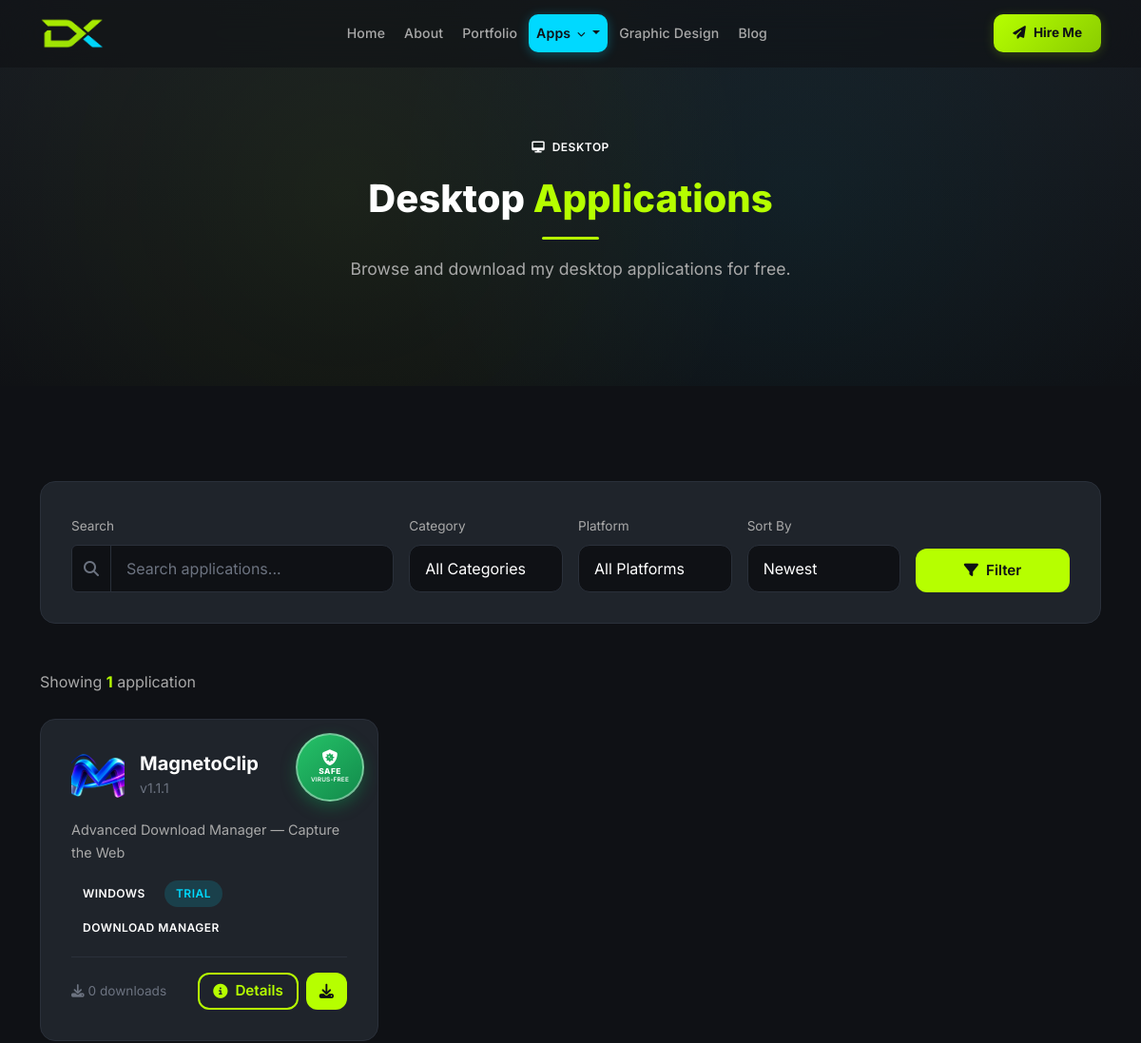
Before: /desktop-apps/ (upper part) with the older database file.
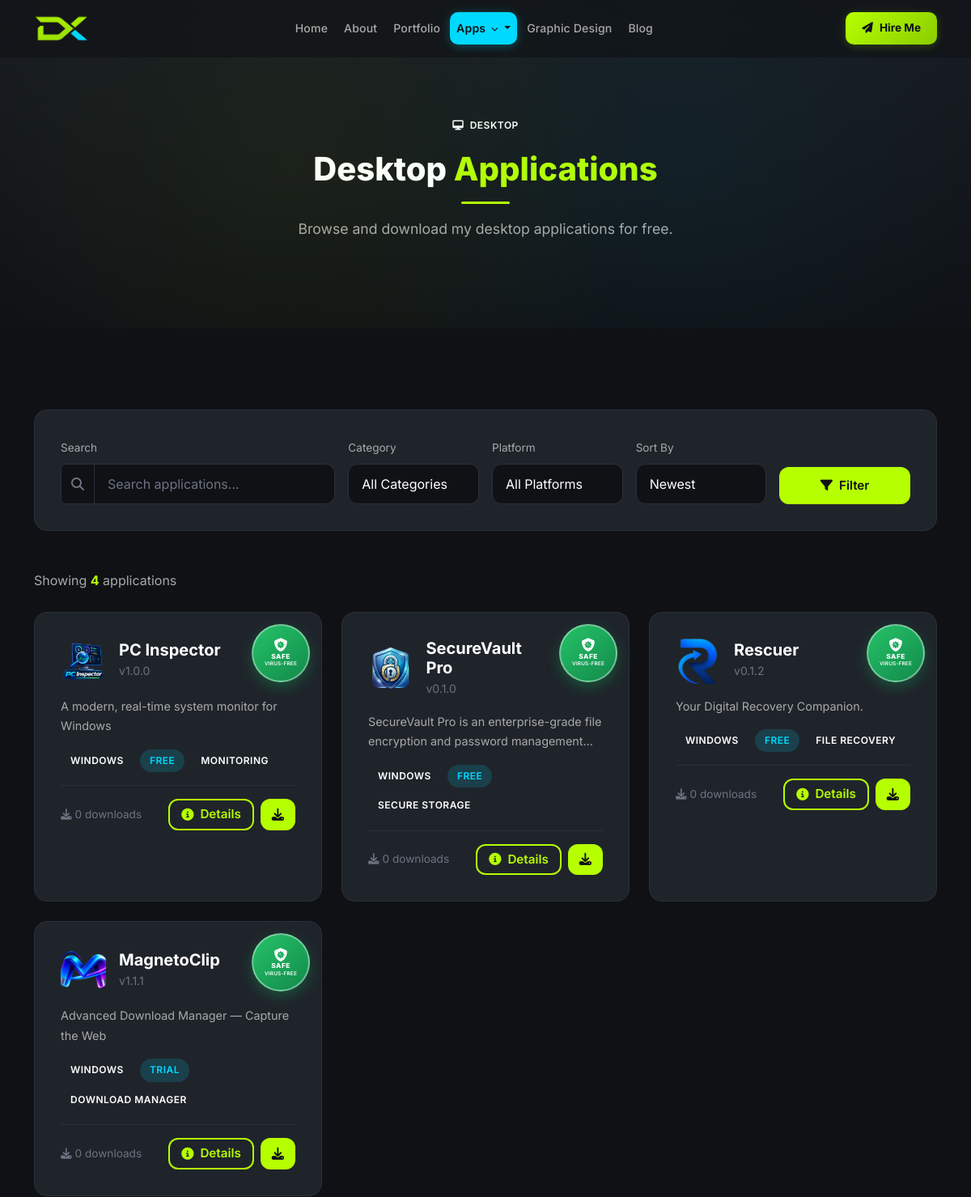
After: the same page with the newer database file.
### apps/core/models.py (models this page shows, shortened)
class SiteSettings(models.Model):
    site_name = models.CharField(max_length=200, default='DevPortfolio')
    site_tagline = models.CharField(max_length=300, blank=True)
    logo = models.ImageField(upload_to='uploads/site/', blank=True, null=True)
    favicon = models.ImageField(upload_to='uploads/site/', blank=True, null=True)
    hero_title = models.CharField(max_length=300, blank=True)
    hero_subtitle = models.TextField(blank=True)
    hero_cta_text = models.CharField(max_length=100, default='View Portfolio')
    hero_cta_url = models.CharField(max_length=300, default='/portfolio/')
    about_image = models.ImageField(upload_to='uploads/site/', blank=True, null=True)
    footer_text = models.TextField(blank=True)
    meta_title = models.CharField(max_length=200, blank=True)
    meta_description = models.TextField(blank=True)
    meta_keywords = models.TextField(blank=True)
    og_image = models.ImageField(upload_to='uploads/site/', blank=True, null=True)
    google_analytics_code = models.TextField(blank=True)
    email = models.EmailField(blank=True)
    phone = models.CharField(max_length=20, blank=True)
    address = models.TextField(blank=True)
    github_url = models.URLField(blank=True)
    linkedin_url = models.URLField(blank=True)
    twitter_url = models.URLField(blank=True)
    youtube_url = models.URLField(blank=True)
    facebook_url = models.URLField(blank=True)
    instagram_url = models.URLField(blank=True)
    updated_at = models.DateTimeField(auto_now=True)
    class Meta:
        verbose_name = 'Site Settings'
        verbose_name_plural = 'Site Settings'
    @classmethod
    def load(cls):
        obj, created = cls.objects.get_or_create(pk=1)
        return obj

### apps/desktop_apps/models.py (models this page shows, shortened)
class DesktopApplication(models.Model):
    PLATFORM_CHOICES = [
        ('windows', 'Windows'),
        ('macos', 'macOS'),
        ('linux', 'Linux'),
        ('cross_platform', 'Cross Platform'),
    ]
    LICENSE_CHOICES = [
        ('free', 'Free'),
        ('open_source', 'Open Source'),
        ('freemium', 'Freemium'),
        ('trial', 'Trial'),
        ('paid', 'Paid'),
    ]
    name = models.CharField(max_length=200)
    slug = models.SlugField(max_length=200, unique=True)
    category = models.ForeignKey(ApplicationCategory, on_delete=models.SET_NULL, null=True, related_name='applications')
    short_description = models.CharField(max_length=300)
    description = models.TextField()
    version = models.CharField(max_length=50, default='1.0.0')
    developer = models.CharField(max_length=200, blank=True)
    platform = models.CharField(max_length=20, choices=PLATFORM_CHOICES, default='windows')
    license_type = models.CharField(max_length=20, choices=LICENSE_CHOICES, default='free')
    file_size = models.CharField(max_length=50, blank=True)
    release_date = models.DateField(blank=True, null=True)
    minimum_requirements = models.TextField(blank=True)
    installation_instructions = models.TextField(blank=True)
    logo = models.ImageField(upload_to='uploads/app_icons/', blank=True, null=True)
    banner = models.ImageField(upload_to='uploads/app_banners/', blank=True, null=True)
    installer_url = models.URLField(
        'installer file URL', max_length=500, blank=True,
        help_text='Direct URL to the installer file (GitHub Releases, S3, Dropbox, etc.).',
    )
    zip_url = models.URLField(
        'ZIP file URL', max_length=500, blank=True,
        help_text='Optional direct URL to a ZIP archive of the app.',
    )
    website_url = models.URLField(blank=True)
    github_url = models.URLField(blank=True)
    featured = models.BooleanField(default=False)
    published = models.BooleanField(default=True)
    download_count = models.PositiveIntegerField(default=0)
    meta_title = models.CharField(max_length=200, blank=True)
    meta_description = models.TextField(blank=True)
    created_at = models.DateTimeField(auto_now_add=True)
    updated_at = models.DateTimeField(auto_now=True)
    class Meta:
        ordering = ['-created_at']
        verbose_name = 'Desktop Application'
        verbose_name_plural = 'Desktop Applications'
    def get_absolute_url(self):
        return reverse('desktop_apps:app_detail', kwargs={'slug': self.slug})

class ApplicationCategory(models.Model):
    name = models.CharField(max_length=100)
    slug = models.SlugField(max_length=100, unique=True)
    icon = models.CharField(max_length=100, blank=True)
    description = models.TextField(blank=True)
    display_order = models.PositiveIntegerField(default=0)
    class Meta:
        ordering = ['display_order']
        verbose_name = 'Application Category'
        verbose_name_plural = 'Application Categories'

### apps/desktop_apps/views.py (the view)
# urls.py: path('desktop-apps/', views.AppListView.as_view(), name='app_list'),
class AppListView(ListView):
    model = DesktopApplication
    template_name = 'desktop_apps/app_list.html'
    context_object_name = 'applications'
    paginate_by = 12
    def get_queryset(self):
        qs = DesktopApplication.objects.filter(published=True)
        category = self.request.GET.get('category')
        platform = self.request.GET.get('platform')
        search = self.request.GET.get('q')
        sort = self.request.GET.get('sort', '-created_at')
        if category:
            qs = qs.filter(category__slug=category)
        if platform:
            qs = qs.filter(platform=platform)
        if search:
            qs = qs.filter(name__icontains=search)
        valid_sort = ['-created_at', 'name', '-download_count', 'release_date', '-release_date']
        if sort in valid_sort:
            qs = qs.order_by(sort)
        return qs
    def get_context_data(self, **kwargs):
        context = super().get_context_data(**kwargs)
        context['categories'] = ApplicationCategory.objects.all()
        context['current_category'] = self.request.GET.get('category', '')
        context['current_platform'] = self.request.GET.get('platform', '')
        context['search_query'] = self.request.GET.get('q', '')
        context['current_sort'] = self.request.GET.get('sort', '-created_at')
        context['total_count'] = self.get_queryset().count()
        return context

### apps/core/context_processors.py (called while the page is built)
def site_settings_context(request):
    try:
        settings = SiteSettings.load()
    except Exception:
        settings = None
    return {'site_settings': settings}

### templates/desktop_apps/app_list.html (shortened to what this page needs)
{% extends 'base.html' %}
{% load humanize %}
{% block content %}
<div class="page-header">
    <div class="container">
        <div class="row justify-content-center">
            <div class="col-lg-8 text-center" data-aos="fade-up">
                <span class="badge-custom mb-3"><i class="fas fa-desktop me-1"></i> Desktop</span>
                <h1 class="section-title">Desktop <span class="accent">Applications</span></h1>
                <div class="divider divider-center"></div>
                <p class="section-subtitle">Browse and download my desktop applications for free.</p>
            </div>
        </div>
    </div>
</div>
<section class="section-padding">
    <div class="container">
        <div class="card-custom mb-5" data-aos="fade-up">
            <form method="get" class="row g-3 align-items-end">
                <div class="col-lg-4 col-md-6">
                    <label class="form-label" style="color:var(--text-muted);font-size:0.85rem;">Search</label>
                    <div class="input-group">
                        <span class="input-group-text" style="background:var(--bg-primary);border-color:var(--border-color);color:var(--text-dim);"><i class="fas fa-search"></i></span>
                        <input type="text" name="q" class="form-control form-control-custom" placeholder="Search applications..." value="{{ search_query }}">
                    </div>
                </div>
                <div class="col-lg-2 col-md-6">
                    <label class="form-label" style="color:var(--text-muted);font-size:0.85rem;">Category</label>
                    <select name="category" class="form-select form-control-custom">
                        <option value="">All Categories</option>
                    </select>
                </div>
                <div class="col-lg-2 col-md-6">
                    <label class="form-label" style="color:var(--text-muted);font-size:0.85rem;">Platform</label>
                    <select name="platform" class="form-select form-control-custom">
                        <option value="">All Platforms</option>
                    </select>
                </div>
                <div class="col-lg-2 col-md-6">
                    <label class="form-label" style="color:var(--text-muted);font-size:0.85rem;">Sort By</label>
                    <select name="sort" class="form-select form-control-custom">
                        <option value="-created_at" {% if current_sort == '-created_at' %}selected{% endif %}>Newest</option>
                    </select>
                </div>
                <div class="col-lg-2 col-md-6">
                    <button type="submit" class="btn btn-primary-custom w-100 justify-content-center">
                        <i class="fas fa-filter"></i> Filter
                    </button>
                </div>
            </form>
        </div>
        <div class="d-flex flex-wrap justify-content-between align-items-center gap-2 mb-4">
            <p style="color:var(--text-muted);margin:0;">Showing <strong style="color:var(--accent-primary);">{{ total_count }}</strong> application{{ total_count|pluralize }}</p>
        </div>
        <div class="row g-4">
            {% for app in applications %}
            <div class="col-lg-4 col-md-6" data-aos="fade-up" data-aos-delay="{{ forloop.counter0|divisibleby:3|yesno:'100,200,300' }}">
                <div class="card-custom h-100 hover-lift">
                    {% include 'includes/app_safe_badge.html' %}
                    <div class="d-flex align-items-center gap-3 mb-3" style="padding-right:64px;">
                        {% if app.logo %}
                        <img src="{{ app.logo.url }}" alt="{{ app.name }}" style="width:56px;height:56px;border-radius:12px;object-fit:cover;">
                        {% else %}
                        <div style="width:56px;height:56px;border-radius:12px;background:linear-gradient(135deg,var(--accent-primary),var(--accent-secondary));display:flex;align-items:center;justify-content:center;flex-shrink:0;">
                            <i class="fas fa-cube" style="color:var(--bg-primary);font-size:1.3rem;"></i>
                        </div>
                        {% endif %}
                        <div>
                            <h5 class="fw-bold mb-0">{{ app.name }}</h5>
                            <small style="color:var(--text-dim);">v{{ app.version }}</small>
                        </div>
                    </div>
                    <p style="color:var(--text-muted);font-size:0.9rem;display:-webkit-box;-webkit-line-clamp:2;-webkit-box-orient:vertical;overflow:hidden;">{{ app.short_description }}</p>
                    <div class="d-flex flex-wrap gap-2 mb-3">
                        <span class="badge-custom">{{ app.get_platform_display }}</span>
                        <span class="badge-custom" style="background:rgba(0,217,255,0.15);color:var(--accent-secondary);border-color:rgba(0,217,255,0.3);">{{ app.get_license_type_display }}</span>
                        {% if app.category %}
                        <span class="badge-custom">{{ app.category.name }}</span>
                        {% endif %}
                    </div>
                    <div class="d-flex flex-wrap align-items-center justify-content-between gap-2 mt-auto pt-3" style="border-top:1px solid var(--border-color);">
                        <span style="color:var(--text-dim);font-size:0.85rem;">
                            <i class="fas fa-download me-1"></i>{{ app.download_count|intcomma }} downloads
                        </span>
                        <div class="d-flex flex-wrap gap-2">
                            <a href="{{ app.get_absolute_url }}" class="btn btn-sm btn-outline-custom" style="padding:6px 14px;">
                                <i class="fas fa-info-circle"></i> Details
                            </a>
                            {% if app.installer_url or app.zip_url %}
                            <a href="{% url 'desktop_apps:download_app' app.slug %}" class="btn btn-sm btn-primary-custom" style="padding:6px 14px;">
                                <i class="fas fa-download"></i>
                            </a>
                            {% endif %}
                        </div>
                    </div>
                </div>
            </div>
            {% endfor %}
        </div>
    </div>
</section>
{% endblock %}

### templates/base.html (shortened to what this page needs)
{% load static %}
<!DOCTYPE html>
<html lang="en" data-bs-theme="dark">
<head>
    <link href="https://cdn.jsdelivr.net/npm/bootstrap@5.3.3/dist/css/bootstrap.min.css" rel="stylesheet">
    <link href="https://cdnjs.cloudflare.com/ajax/libs/font-awesome/6.5.1/css/all.min.css" rel="stylesheet">
    <link href="https://unpkg.com/aos@2.3.1/dist/aos.css" rel="stylesheet">
    <link href="https://cdn.jsdelivr.net/npm/swiper@11/swiper-bundle.min.css" rel="stylesheet">
    <link href="{% static 'css/main.css' %}" rel="stylesheet">
</head>
<body>
    {% include 'includes/navbar.html' %}
    <main id="main-content">
        {% block content %}{% endblock %}
    </main>
</body>
</html>

### templates/includes/navbar.html (shortened to what this page needs)
<nav class="navbar navbar-expand-lg navbar-dark fixed-top" id="mainNav">
    <div class="container">
        <a class="navbar-brand d-flex align-items-center gap-2" href="{% url 'core:home' %}" aria-label="{{ site_settings.site_name|default:'DevPortfolio' }} home">
            {% if site_settings.logo %}
            <img src="{{ site_settings.logo.url }}" alt="{{ site_settings.site_name }}" height="36">
            {% else %}
            <div class="brand-logo-box">
                <span>D</span>
            </div>
            {% endif %}
        </a>
        <div class="collapse navbar-collapse" id="navbarNav">
            <ul class="navbar-nav mx-auto align-items-lg-center nav-pills-wrapper">
                <li class="nav-item">
                    <a class="nav-link {% if request.resolver_match.url_name == 'home' %}active{% endif %}" href="{% url 'core:home' %}">Home</a>
                </li>
                <li class="nav-item">
                    <a class="nav-link {% if request.resolver_match.url_name == 'about' %}active{% endif %}" href="{% url 'core:about' %}">About</a>
                </li>
                <li class="nav-item">
                    <a class="nav-link {% if request.resolver_match.url_name == 'portfolio' %}active{% endif %}" href="{% url 'portfolio:portfolio' %}">Portfolio</a>
                </li>
                <li class="nav-item dropdown nav-apps-dropdown">
                    <a class="nav-link dropdown-toggle {% if request.resolver_match.app_name == 'desktop_apps' or request.resolver_match.app_name == 'web_projects' or request.resolver_match.app_name == 'mobile_apps' %}active{% endif %}" href="#" id="appsDropdown" role="button" data-bs-toggle="dropdown" data-bs-display="static" aria-expanded="false">
                        Apps <i class="fas fa-chevron-down nav-chevron"></i>
                    </a>
                </li>
                <li class="nav-item">
                    <a class="nav-link {% if request.resolver_match.app_name == 'graphic_design' %}active{% endif %}" href="{% url 'graphic_design:design_list' %}">Graphic Design</a>
                </li>
                <li class="nav-item">
                    <a class="nav-link {% if request.resolver_match.app_name == 'blog' %}active{% endif %}" href="{% url 'blog:post_list' %}">Blog</a>
                </li>
            </ul>
            <div class="d-flex align-items-center gap-3 nav-actions">
                <a href="{% url 'contact:contact' %}" class="nav-cta-btn">
                    <span class="nav-cta-icon"><i class="fas fa-paper-plane"></i></span>
                    Hire Me
                </a>
            </div>
        </div>
    </div>
</nav>

### templates/includes/app_safe_badge.html
<div class="app-safe-badge" role="img" aria-label="Safe and secure. 100% virus-free." title="Safe &amp; secure — 100% virus-free">
    <i class="fas fa-shield-virus" aria-hidden="true"></i>
    <span class="app-safe-badge-title">Safe</span>
    <span class="app-safe-badge-sub">Virus-free</span>
</div>

Changed rows visible on the page:
added DesktopApplication: logo (picture), name "PC Inspector", version "1.0.0", short_description "A modern, real-time system monitor for Windows", platform "WINDOWS", license_type "FREE", category.name "MONITORING", download_count "0"
added DesktopApplication: logo (picture), name "SecureVault Pro", version "0.1.0", short_description "SecureVault Pro is an enterprise-grade file encryption and password…", platform "WINDOWS", license_type "FREE", category.name "SECURE STORAGE", download_count "0"
added DesktopApplication: logo (picture), name "Rescuer", version "0.1.2", short_description "Your Digital Recovery Companion.", platform "WINDOWS", license_type "FREE", category.name "FILE RECOVERY", download_count "0"
Other visible differences:
{{ total_count }}: "1" → "4"
